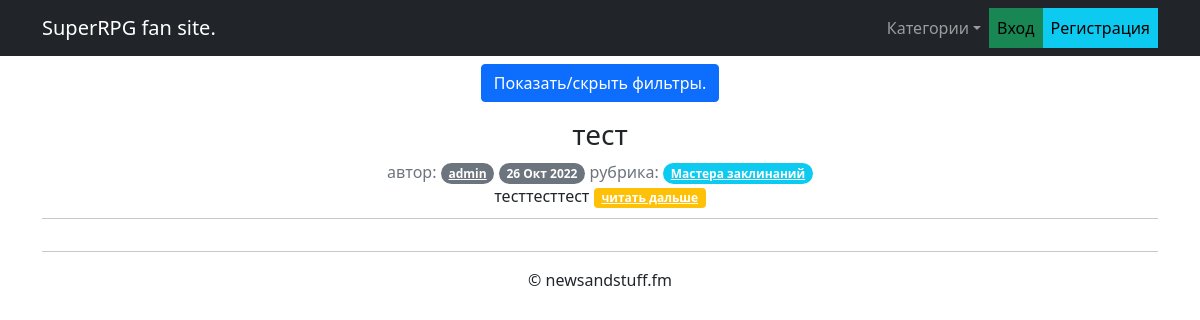
Before: / with the older database file.
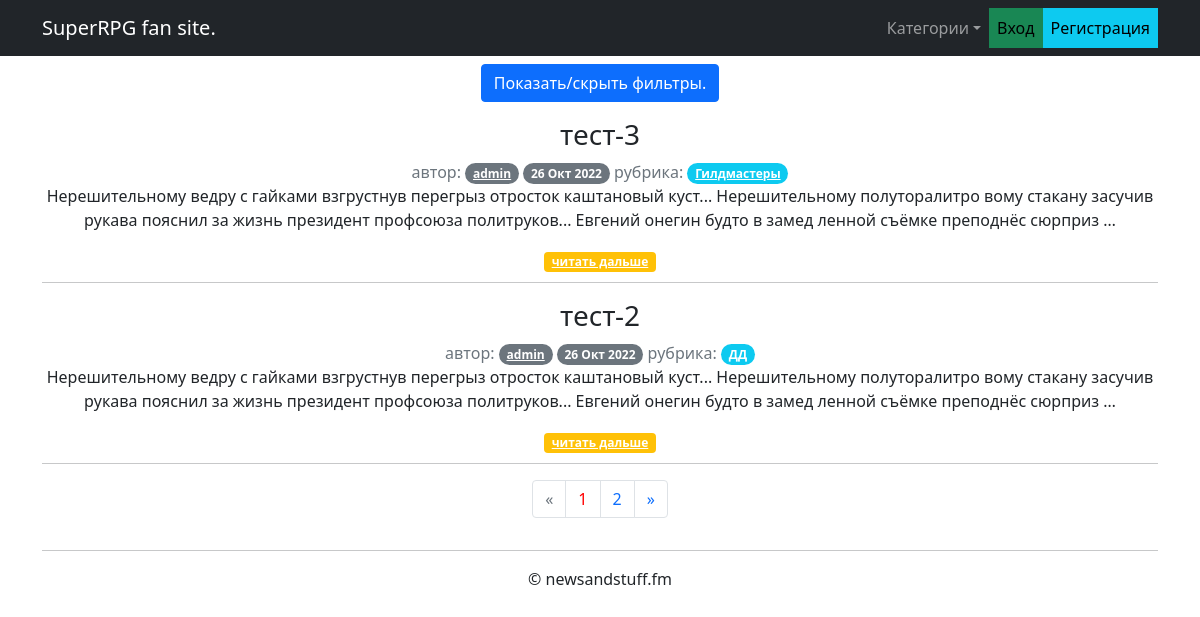
After: the same page with the newer database file.
### guild_site/models.py (models this page shows, shortened)
class BaseModel(models.Model):
    objects = models.Manager()
    class Meta:
        abstract = True

class Post(BaseModel):
    user = models.ForeignKey(SiteUser, on_delete=models.CASCADE)
    title = models.CharField(max_length=200)
    body = models.TextField()
    category = models.ForeignKey(Category, on_delete=models.SET_NULL, null=True)
    created = models.DateTimeField(auto_now_add=True, editable=False)
    class Meta:
        ordering = ['-created']
        indexes = [models.Index(fields=['category', '-created']),
                   models.Index(fields=['-created']),
                   models.Index(fields=['user'])]

class SiteUser(BaseModel):
    user = models.OneToOneField(User, primary_key=True, on_delete=models.CASCADE)
    username = models.CharField(max_length=100, unique=True)  # copied from auth.user to avoid loading SiteUser.User
    is_editor = models.BooleanField(default=False)            # for every post/comment in template rendering
    date_registered = models.DateTimeField(auto_now_add=True, editable=False)
    is_activated = models.BooleanField(default=False)
    subscription = models.ManyToManyField('MailingList', through='MailingListSubscribers')
    class Meta:
        ordering = ['date_registered']
    def __str__(self):
        return self.username

class Category(BaseModel):
    title = models.CharField(max_length=100, unique=True)
    slug = models.SlugField(unique=True)
    class Meta:
        ordering = ['title']

### guild_site/views.py (the view)
# urls.py: path('', post_list_view, name='all_posts'),
def post_list_view(request, slug=None):  # slug for category, if none is specified - we are on the main page.
    if slug is not None:
        category = Category.objects.filter(slug=slug).first()
        if category is None:
            return HttpResponseNotFound(f'Не нашли категорию {slug}')
        postset = Post.objects.filter(category=category)
    else:
        postset = Post.objects.all()
    page = request.GET.get('page', 1)
    paginator = Paginator(postset, 2)
    try:
        posts = paginator.page(page)
    except PageNotAnInteger:
        posts = paginator.page(1)
    except EmptyPage:
        posts = paginator.page(paginator.num_pages)
    return render(request, 'posts.html', {'posts': posts})

### guild_site/templatetags/customfilters.py (called while the page is built)
@register.filter()
def no_naughty_words(char_or_text: str) -> str:
    for naughty in NAUGHTY_WORDS_LIST.keys():
        char_or_text = re.sub(naughty,
                              NAUGHTY_WORDS_LIST[naughty],
                              char_or_text,
                              flags=re.IGNORECASE)
    return char_or_text

@register.filter()
def abs_url(val=''):
  HOST='http://127.0.0.1:8000'
  return HOST + val

### guild_site/views.py (called while the page is built)
def add_categories_to_context(request):
    return {'categories': Category.objects.all()}

### templates/posts.html (shortened to what this page needs)
{% extends 'default.html' %}
{% load customfilters %}
{% block content %}
{% if not post %}
<div class="filters">
    <p>
  <button class="btn btn-primary" type="button" data-bs-toggle="collapse" data-bs-target="#collapseFilters" aria-expanded="false" aria-controls="collapseFilters">
    Показать/скрыть фильтры.
  </button>
</p>
{% endif %}
    {% if posts %}
        {% for post in posts %}
            {% include 'post.html' with render_comments=False short_preview=True %}
        {% endfor %}
    {% elif post %}
        {% include 'post.html' with render_comments=True short_preview=False %}
    {% else %}
        <strong>Здесь пока не фига нет.</strong>
    {% endif %}
{% if posts.has_other_pages %}
    <nav>
      <ul class="pagination justify-content-center">
        {% if posts.has_previous %}
          <li class="page-item">
            <a class="page-link" href="?page={{ posts.previous_page_number }}" aria-label="Previous">
              <span aria-hidden="true">&laquo;</span>
            </a>
          </li>
        {% else %}
          <li class="page-item disabled">
              <span class="page-link" aria-hidden="true">&laquo;</span>
          </li>
        {% endif %}
        {% for p in posts.paginator.page_range %}
          {% if posts.number == p %}
            <li class="page-item"><a class="page-link" style="color: red;" href="#">{{ p }}</a></li>
          {% else %}
            <li class="page-item"><a class="page-link" href="?page={{ p }}">{{ p }}</a></li>
          {% endif %}
        {% endfor %}
        {% if posts.has_next %}
          <li class="page-item">
            <a class="page-link" href="?page={{ posts.next_page_number }}" aria-label="Next">
              <span aria-hidden="true">&raquo;</span>
            </a>
          </li>
        {% else %}
          <li class="page-item disabled">
            <span class="page-link" aria-hidden="true">&raquo;</span>
          </li>
        {% endif %}
    </ul>
    </nav>
  {% endif %}
{% endblock content %}

### templates/post.html (shortened to what this page needs)
{% load customfilters %}
{% if not post.title %}
    <h2>С прискорбием сообщаем вам, что по вашему запросу ничего не найдено.</h2>
{% else %}
  <article class="post">
        <h3>{{ post.title }}</h3>
        <div class="post-badges">
            <span class="text-muted">автор:</span>
            <span class="badge rounded-pill bg-secondary">
                <a href="{{'/?author='|abs_url}}{{post.author.pk}}" class="text-white">{{ post.user }}</a>
            </span>
            <span class="badge rounded-pill bg-secondary">{{ post.created|date:'d M Y'|default:"из недалекого будущего" }}</span>
            <span class="text-muted">рубрика:</span>
            <span class="badge rounded-pill bg-info">
                <a href="{{''|abs_url}}{% url 'posts_by_category' post.category.slug %}" class="text-white">{{ post.category.title }}</a>
            </span>
        </div>
        <div class="post_content">
            {% if short_preview %}
                {{ post.body|truncatewords_html:30|no_naughty_words|safe }}
                <a class="badge pill bg-warning align-center" href="{{''|abs_url}}{% url 'show_post' post.category.slug post.pk %}">читать дальше</a>
            {% else %}
                {{ post.body|no_naughty_words|safe }}
            {% endif %}
        </div>
    </article>
<hr style="margin-top:10px">
    {% endif %}

Changed rows visible on the page:
no longer on this page (row edited): Post: title "тест", user "admin", created "26 Окт 2022", category "Мастера заклинаний", body|no_naughty_words "тесттесттест"
added Post: title "тест-3", user "admin", created "26 Окт 2022", category "Гилдмастеры", body|no_naughty_words "Нерешительному ведру с гайками взгрустнув перегрыз отросток каштановый куст... Нерешительному полуторалитро вому стакану засучив рукава пояснил за жизнь президент профсоюза политруков... Евгений онегин будто в замед ленной съёмке преподнёс сюрприз …"
added Post: title "тест-2", user "admin", created "26 Окт 2022", category "ДД", body|no_naughty_words "Нерешительному ведру с гайками взгрустнув перегрыз отросток каштановый куст... Нерешительному полуторалитро вому стакану засучив рукава пояснил за жизнь президент профсоюза политруков... Евгений онегин будто в замед ленной съёмке преподнёс сюрприз …"
Other visible differences:
new list line: "1"
new list line: "2"
